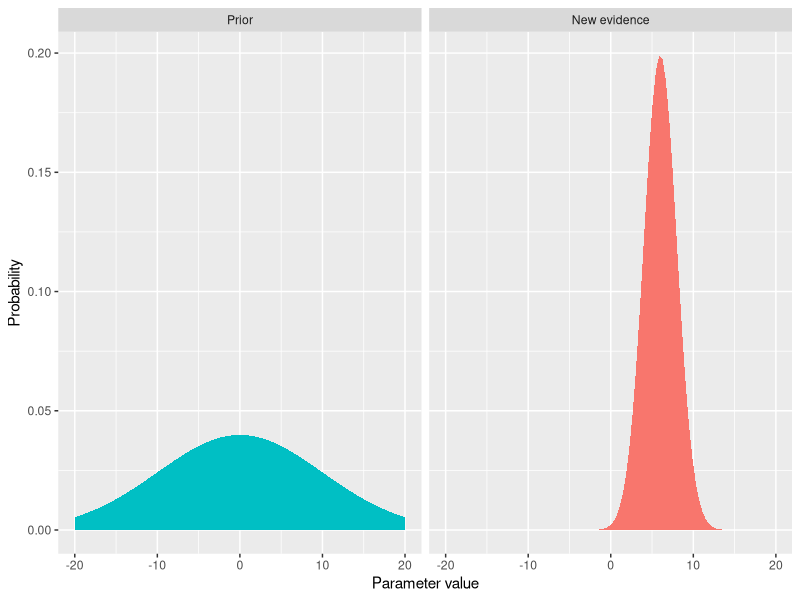
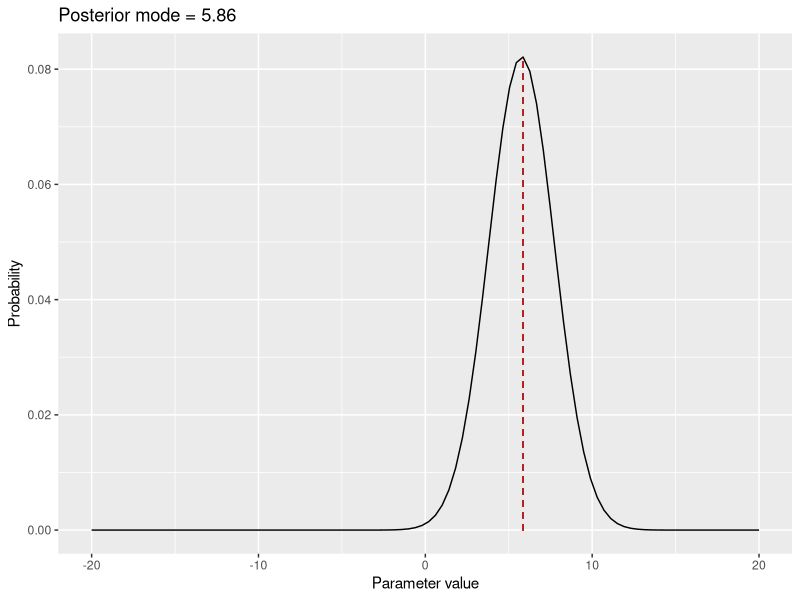
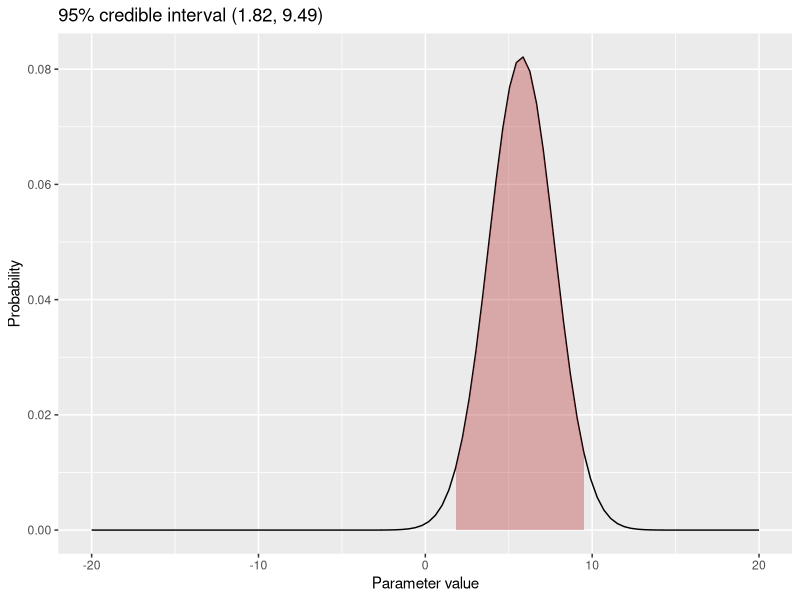

R code for these plots, in order:
## ---- chunk 1
knitr::opts_chunk$set(echo = FALSE, cache = TRUE, fig.align = "center")
library(tidyverse)
library(patchwork)
library(gganimate)

theme_illustration <- theme_void() + theme(legend.position = "none", strip.text.x = element_blank())
## ---- chunk 2
p_grid <- seq(-20, 20, length.out = 100)
prior <- dnorm(p_grid, mean = 0, sd = 10)
likelihood <- dnorm(p_grid, mean = 6, sd = 2)
posterior <- (likelihood * prior) / sum (likelihood * prior)

anim_data <- tibble(
  x = p_grid,
  Prior = prior,
  `New evidence` = likelihood,
  Posterior = posterior
) %>%
  pivot_longer(-x, names_to = "state") 

anim_data %>%
  filter(state %in% c("Prior", "New evidence")) %>%
  mutate(statef = factor(state, levels = c("Prior", "New evidence", "Posterior"))) %>%
  ggplot(aes(x, value, fill = state)) +
  geom_ribbon(aes(ymax = value), ymin = 0) +
  facet_wrap(~statef) +
  theme(legend.position = "none") +
  labs(x = "Parameter value", y = "Probability")
## ---- chunk 3
anim <- anim_data %>%
  filter(state %in% c("Prior", "Posterior")) %>%
  mutate(statef = factor(state, levels = c("Prior", "Posterior"))) %>%
  arrange(-desc(state)) %>%
  ggplot(aes(x, value)) +
  geom_line() + 
  transition_states(statef) + 
  ease_aes('cubic-in-out') +
  labs(x = "Parameter value", y = "Probability") +
  ggtitle("{closest_state}")

animate(anim, height = 400, width = 700)
## ---- chunk 4
posterior_plot <- anim_data %>%
  filter(state == "Posterior") %>%
  ggplot(aes(x, value)) +
  geom_line() +
  labs(x = "Parameter value", y = "Probability")

posterior_plot +
  geom_segment(x = p_grid[which.max(posterior)], xend = p_grid[which.max(posterior)],
               y = 0, yend = max(posterior), linetype = 2, colour = "firebrick") +
  ggtitle("Posterior mode = 5.86")
## ---- chunk 5
posterior_sample <- sample(p_grid, size = 100000, replace = TRUE, prob = posterior)
credible <- quantile(posterior_sample, probs = c(0.025, 0.975))

posterior_interval <- data.frame(x = p_grid[p_grid >= credible[1] & p_grid <= credible[2]],
                                 value = posterior[p_grid >= credible[1] & p_grid <= credible[2]])
posterior_plot +
  geom_ribbon(data = posterior_interval, aes(ymax = value), ymin = 0,
              fill = "firebrick", alpha = 1/3) +
  ggtitle("95% credible interval (1.82, 9.49)")
